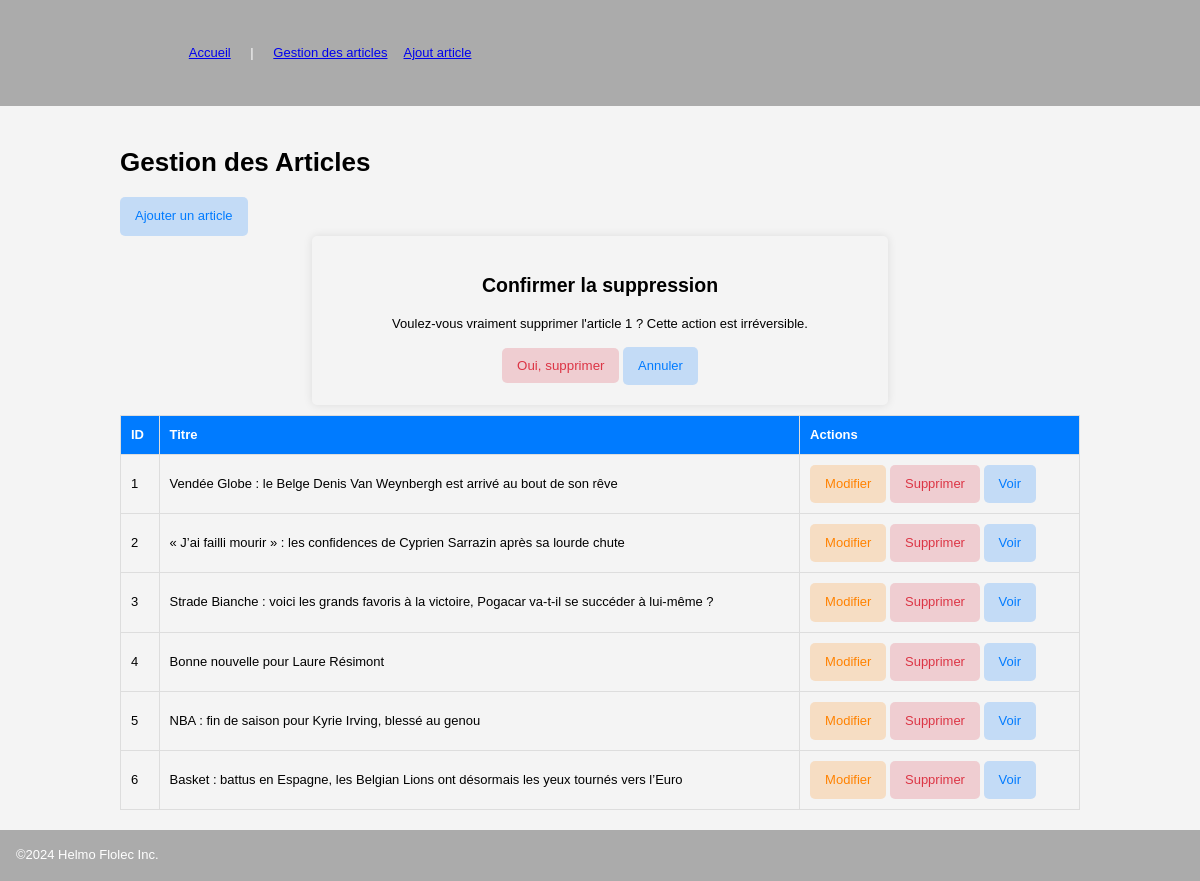
/public/admin/gestion.php?action=d&id=1, run on the app's committed database.
### tables this page shows
CREATE TABLE IF NOT EXISTS `blog_article` (
  `id` int NOT NULL AUTO_INCREMENT,
  `titre` varchar(100) NOT NULL,
  `contenu` text NOT NULL,
  `nom_img` varchar(50) DEFAULT NULL,
  PRIMARY KEY (`id`)
);

### php/utils.inc.php (called while the page is built, shortened)
<?php
function nettoyage($data)
{
    return htmlspecialchars(trim($data), ENT_QUOTES, 'UTF-8');
}

### php/db_article.inc.php (called while the page is built, shortened)
<?php
class ArticleRepository
{
    public function getAllArticles(&$message)
    {
        $result = array();
        $bdd = null;
        try {
            $bdd = DBLink::connect2db(MYDB, $message);
            $stmt  = $bdd->query("SELECT * FROM " . self::TABLE_NAME . " order by id", PDO::FETCH_CLASS, "Blog\Article");
            $result = $stmt->fetchAll();
        } catch (\Exception $e) {
            $message .= $e->getMessage() . '<br>';
        } finally {
            DBLink::disconnect($bdd);
        }
        return $result;
    }
}

### public/admin/gestion.php (the view, shortened to what this page needs)
<?php
require  '../../php/db_article.inc.php';
require  '../../php/utils.inc.php';
$message = $messageErreur = '';
$articleRepository = new ArticleRepository();
$articles = $articleRepository->getAllArticles($messageErreur);
$afficherConfirmation = false;
$action = nettoyage($_GET['action'] ?? '');
$id = filter_input(INPUT_GET, 'id', FILTER_VALIDATE_INT);
if ($id !== false && $id !== null && $action === "d") {
    $afficherConfirmation = true;
}
?>
<?php include   '../../inc/head.inc.php' ?>
<?php include   '../../inc/header.inc.php' ?>
<main class="centrage ">
    <h1>Gestion des Articles</h1>
    <a href="new.php" class="btn color-theme">Ajouter un article</a>
    <?php if ($afficherConfirmation) { ?>
        <div class="modal">
            <div class="modal-content">
                <h2>Confirmer la suppression</h2>
                <p>Voulez-vous vraiment supprimer l'article <?= $id; ?> ? Cette action est irréversible.</p>
                <form method="post" action='<?= htmlspecialchars($_SERVER["PHP_SELF"]); ?>'>
                    <button type="submit" name="confirm-delete" class="btn color-danger">Oui, supprimer</button>
                    <a href="<?= htmlspecialchars($_SERVER["PHP_SELF"]); ?>" class="btn color-theme">Annuler</a>
                </form>
            </div>
        </div>
    <?php } ?>
    <table>
        <thead>
            <tr>
                <form method="post" action="<?php echo htmlentities($_SERVER['PHP_SELF']); ?>">
                    <th>ID</th>
                    <th>Titre</th>
                    <th>Actions</th>
                </form>
            </tr>
        </thead>
        <tbody>
            <?php foreach ($articles as $article) { ?>
                <tr>
                    <td><?= $article->id; ?></td>
                    <td><?= nettoyage($article->titre); ?></td>
                    <td>
                        <a href="new.php?id=<?= $article->id; ?>" class="btn color-edit">Modifier</a>
                        <a href="gestion.php?action=d&id=<?= $article->id; ?>" class="btn color-danger">Supprimer</a>
                        <a href="../article.php?&id=<?= $article->id; ?>" class="btn color-theme">Voir</a>
                    </td>
                </tr>
            <?php } ?>
        </tbody>
    </table>
</main>
<?php include  '../../inc/footer.inc.php' ?>

### public/css/mesStyles.css (style rules this page uses)
:root { --main-bg-color: #f4f4f4; --main-theme-color: #007bff; --val-radius: 0.313rem; --ombre: 0px 0px 10px rgba(0, 0, 0, 0.1); --color-danger: 220, 53, 69; --color-info: 0, 123, 255; --color-succes: 40, 167, 69; --color-edit: 255, 130, 0; }
* { box-sizing: border-box; }
body { background-color: var(--main-bg-color); font-family: Verdana, Geneva, Tahoma, sans-serif, sans-serif; font-size: 0.813rem; line-height: 1.4; padding: 0; margin: 0; display: flex; flex-direction: column; min-height: 100vh; overflow-y: scroll; }
.centrage { width: 80%; max-width: 80%; margin: 20px auto; }
.color-danger { border: 0.1rem solid rgb(var(--color-danger)); color: rgb(var(--color-danger)); background-color: rgba(var(--color-danger), 0.2); }
.color-theme { border: 0.1rem solid rgb(var(--color-info)); color: rgb(var(--color-info)); background-color: rgba(var(--color-info), 0.2); }
.color-edit { border: 0.1rem solid rgb(var(--color-edit)); color: rgb(var(--color-edit)); background-color: rgba(var(--color-edit), 0.2); }
.btn { padding: 10px 15px; border: none; cursor: pointer; border-radius: var(--val-radius); text-decoration: none; display: inline-block; text-align: center; }
table { width: 100%; border-collapse: collapse; margin-top: 10px; }
table, th, td { border: 1px solid #ddd; }
th, td { padding: 10px; text-align: left; }
th { background-color: var(--main-theme-color); color: white; }
.modal-content { padding: 20px; border-radius: 5px; text-align: center; box-shadow: var(--ombre); width: 60%; margin: auto; }

### data on the page
blog_article: id "1", titre "Vendée Globe : le Belge Denis Van Weynbergh est arrivé au bout de son rêve"
blog_article: id "2", titre "« J’ai failli mourir » : les confidences de Cyprien Sarrazin après sa lourde chute"
blog_article: id "3", titre "Strade Bianche : voici les grands favoris à la victoire, Pogacar va-t-il se succéder à lui-même ?"
blog_article: id "4", titre "Bonne nouvelle pour Laure Résimont"
blog_article: id "5", titre "NBA : fin de saison pour Kyrie Irving, blessé au genou"
blog_article: id "6", titre "Basket : battus en Espagne, les Belgian Lions ont désormais les yeux tournés vers l’Euro"

### other printed values
$id "1"
